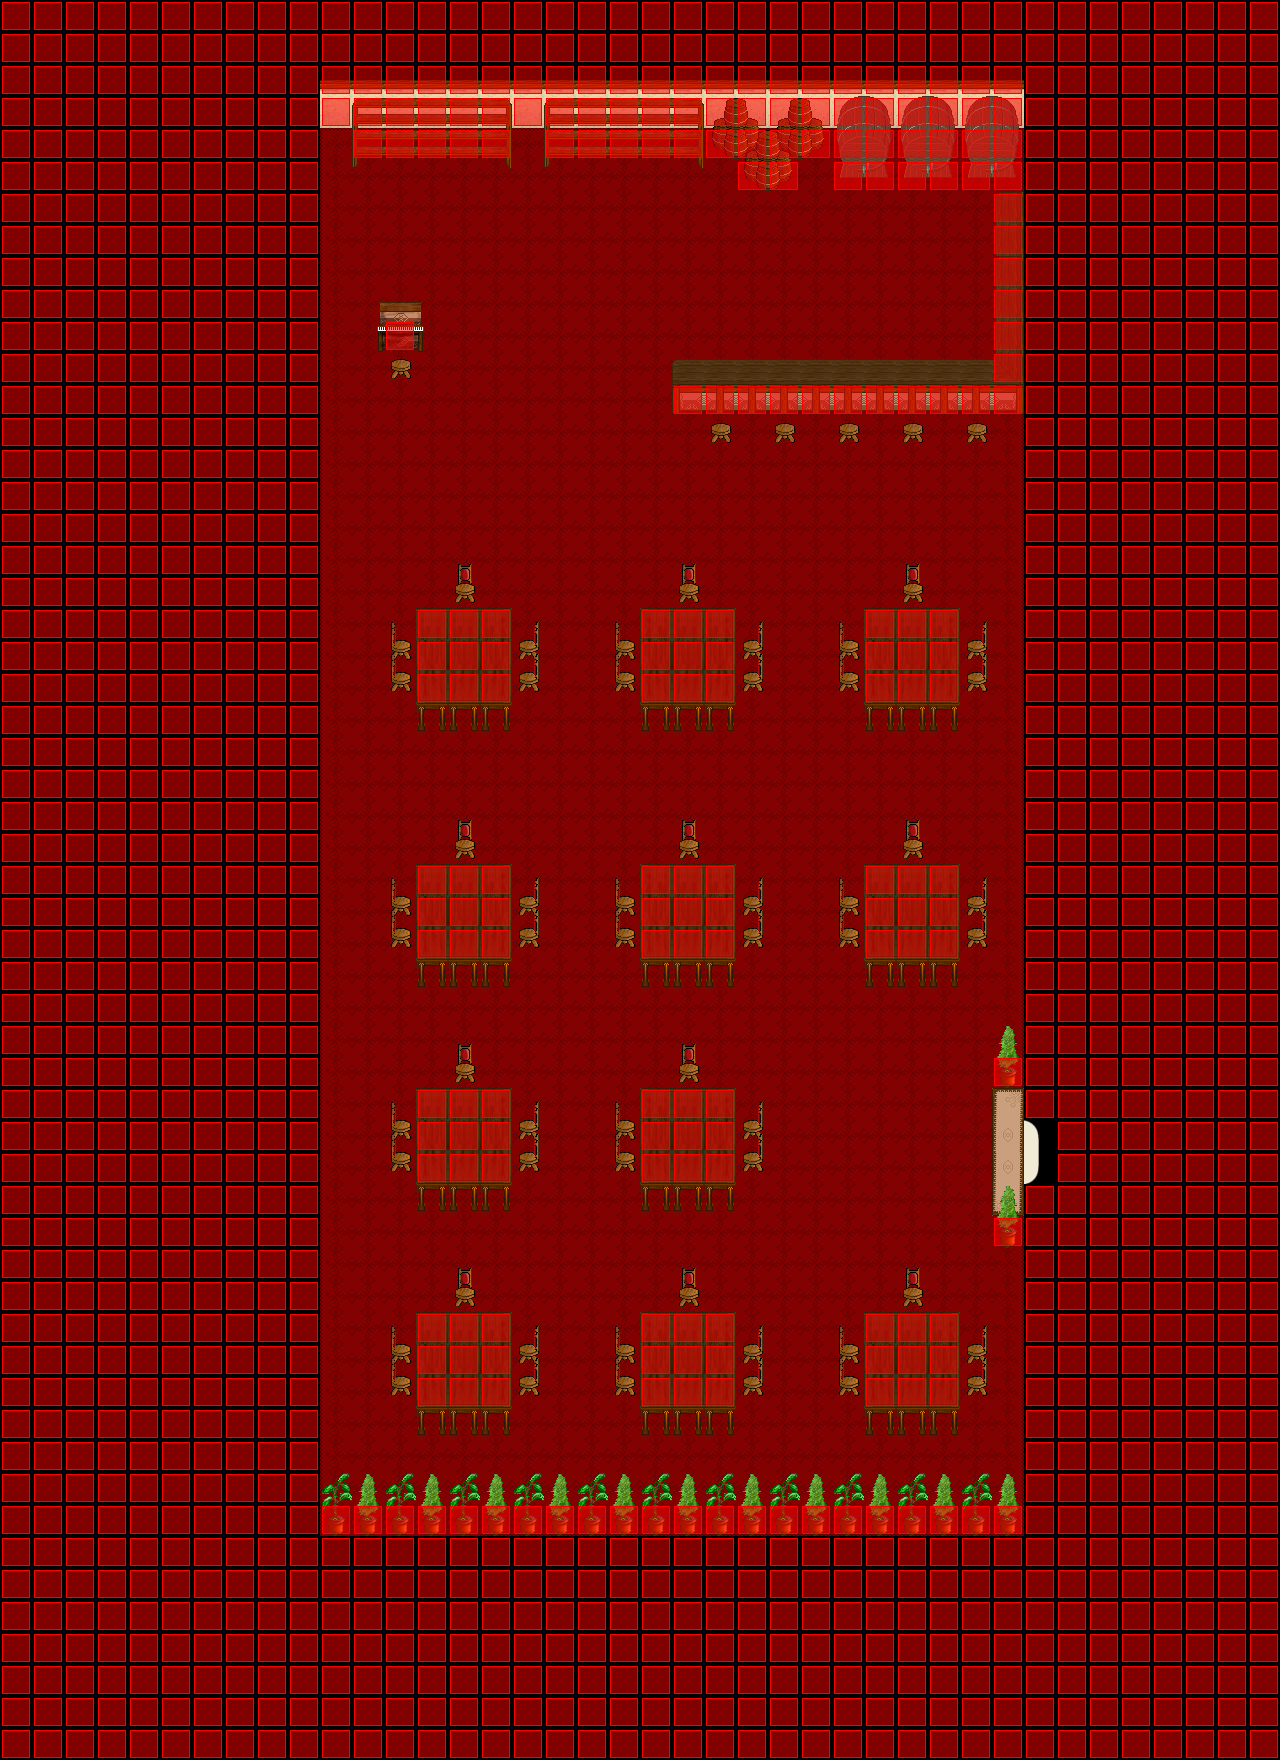

The image is a tile-based game level rendered from a .tmx file. Its description and source (layers, tilesets, objects; grid data summarised) follow:
An orthogonal 40x55 tile map with 32x32 px tiles, 5 tile layers (Ground, Ground, Fringe, Over, ...), 8 tilesets and 2 objects (SCRIPT, WARP).

<map version="1.0" orientation="orthogonal" width="40" height="55" tilewidth="32" tileheight="32">
 <properties>
  <property name="music" value="inside2.ogg" />
 </properties>
 <tileset firstgid="1" name="collision1_32_32" tilewidth="32" tileheight="32">
  <image source="../graphics/tiles/collision1_32_32.png" width="1024" height="1024" />
 </tileset>
 <tileset firstgid="1025" name="indoor3_32_32" tilewidth="32" tileheight="32">
  <image source="../graphics/tiles/indoor3_32_32.png" width="1024" height="1024" />
 </tileset>
 <tileset firstgid="2049" name="indoor2_32_32" tilewidth="32" tileheight="32">
  <image source="../graphics/tiles/indoor2_32_32.png" width="1024" height="1024" />
 </tileset>
 <tileset firstgid="3073" name="indoor1_32_64" tilewidth="32" tileheight="64">
  <image source="../graphics/tiles/indoor1_32_64.png" width="1024" height="1024" />
 </tileset>
 <tileset firstgid="3585" name="indoor1_32_96" tilewidth="32" tileheight="96">
  <image source="../graphics/tiles/indoor1_32_96.png" width="1024" height="960" />
 </tileset>
 <tileset firstgid="3905" name="indoor2_32_64" tilewidth="32" tileheight="64">
  <image source="../graphics/tiles/indoor2_32_64.png" width="1024" height="1024" />
 </tileset>
 <tileset firstgid="4417" name="indoor2_32_96" tilewidth="32" tileheight="96">
  <image source="../graphics/tiles/indoor2_32_96.png" width="1024" height="960" />
 </tileset>
 <tileset firstgid="4737" name="indoor2_32_64" tilewidth="32" tileheight="64">
  <image source="../graphics/tiles/indoor2_32_64.png" width="1024" height="1024" />
 </tileset>
 <layer name="Ground" width="40" height="55">
  <data>[2200 cells, 2200 non-empty, 16 distinct tile ids]</data>
 </layer>
 <layer name="Ground" width="40" height="55">
  <data>[2200 cells, 137 non-empty, 12 distinct tile ids]</data>
 </layer>
 <layer name="Fringe" width="40" height="55">
  <data>[2200 cells, 121 non-empty, 19 distinct tile ids]</data>
 </layer>
 <layer name="Over" width="40" height="55">
  <data>[2200 cells, 0 non-empty, 0 distinct tile ids]</data>
 </layer>
 <layer name="Collision" width="40" height="55">
  <data>[2200 cells, 1399 non-empty, 1 distinct tile ids]</data>
 </layer>
 <objectgroup name="Object" width="40" height="55">
  <object name="External Map Events" type="SCRIPT" x="0" y="0">
   <properties>
    <property name="FILENAME" value="scripts/maps/iw-umora-theater-n01-o00-o00.lua" />
   </properties>
  </object>
  <object name="Warp to middle" type="WARP" x="1022" y="1119" width="34" height="64">
   <properties>
    <property name="DEST_MAP" value="iw-umora-theater-o00-o00-o00" />
    <property name="DEST_X" value="352" />
    <property name="DEST_Y" value="992" />
   </properties>
  </object>
 </objectgroup>
</map>
